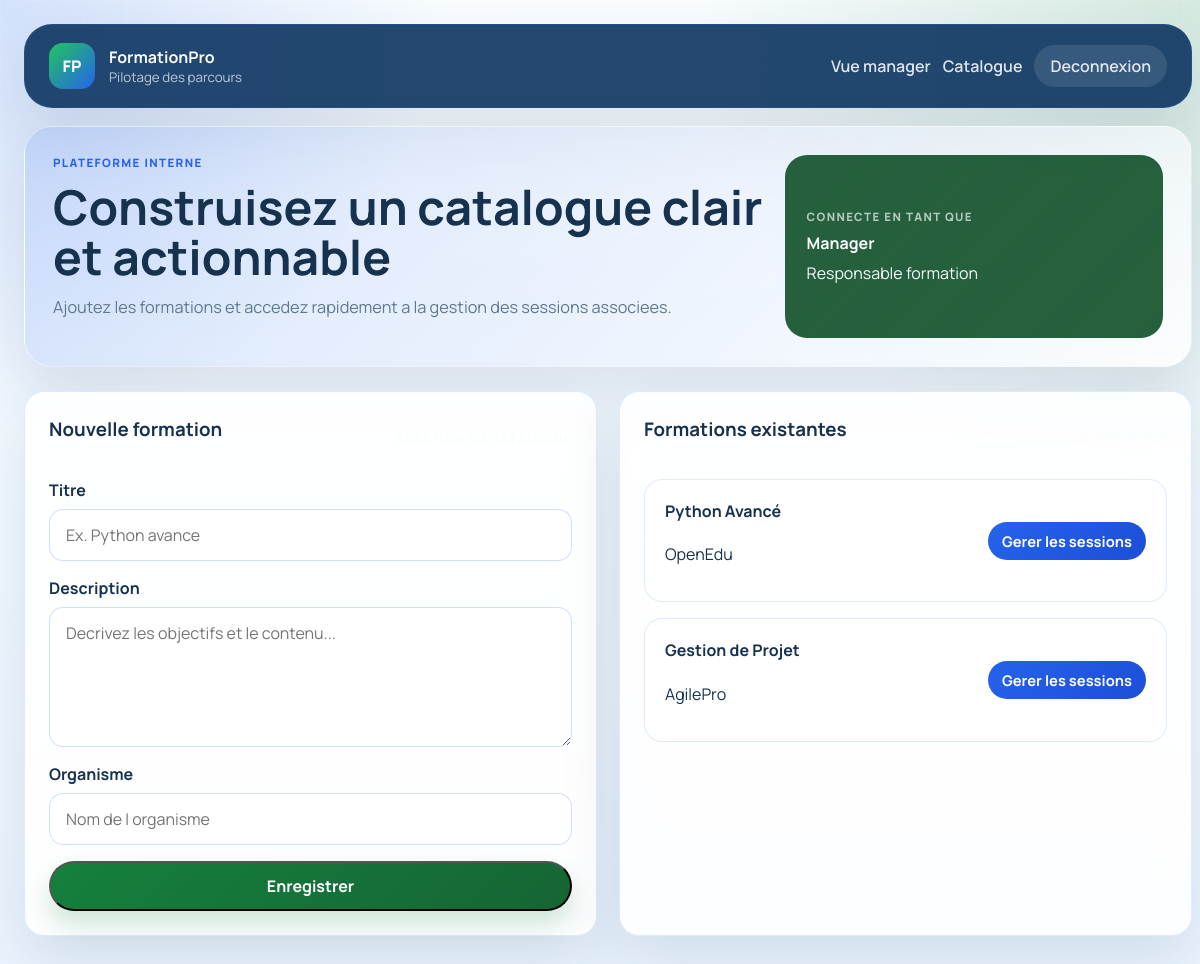
/manager/catalogue (signed in), run on an earlier commit of the app's database.
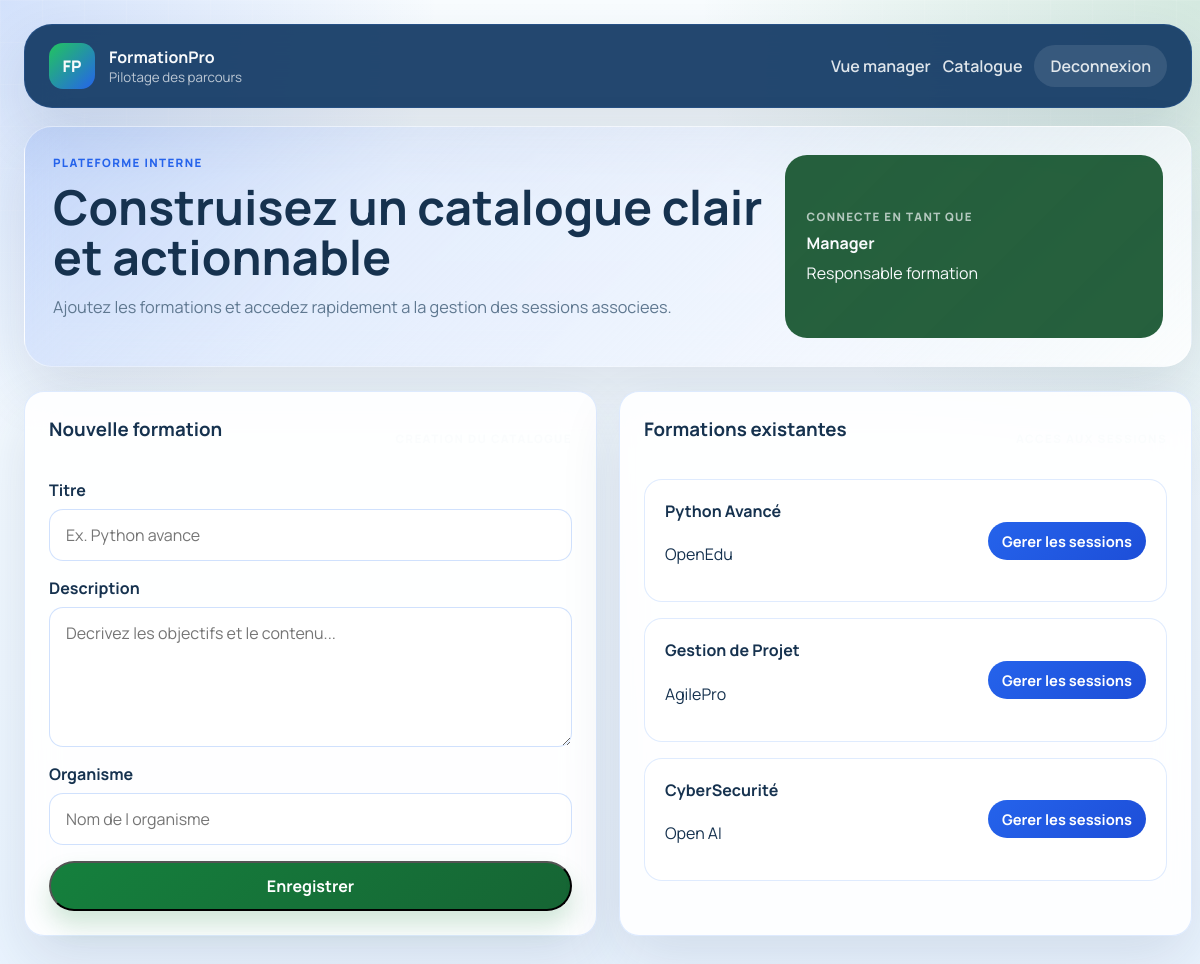
And on a later commit of the database.
### app/models/training.py (models this page shows)
class Training(db.Model):
    __tablename__ = "trainings"
    id = db.Column(db.Integer, primary_key=True)
    titre = db.Column(db.String(200), nullable=False)
    description = db.Column(db.Text, nullable=False)
    organisme = db.Column(db.String(200), nullable=False)
    sessions = db.relationship("Session", back_populates="training", cascade="all, delete-orphan")
    feedbacks = db.relationship("Feedback", back_populates="training", cascade="all, delete-orphan")
    invoices = db.relationship("Invoice", back_populates="training", cascade="all, delete-orphan")
    requests = db.relationship("TrainingRequest", back_populates="training")

### app/routes/manager.py (the view)
@manager_bp.route("/catalogue", methods=["GET", "POST"])
@login_required
@role_required("MANAGER")
def catalogue_manager():
    trainings = Training.query.all()
    form = TrainingForm()
    if form.validate_on_submit():
        training = Training(titre=form.titre.data, description=form.description.data, organisme=form.organisme.data)
        db.session.add(training)
        db.session.commit()
        flash("Formation ajoutee", "success")
        return redirect(url_for("manager.catalogue_manager"))
    return render_template("catalogue_manager.html", trainings=trainings, form=form)

### app/forms/training.py
class TrainingForm(FlaskForm):
    titre = StringField("Titre", validators=[DataRequired(), Length(max=200)])
    description = TextAreaField("Description", validators=[DataRequired()])
    organisme = StringField("Organisme", validators=[DataRequired(), Length(max=200)])
    submit = SubmitField("Enregistrer")

### app/models/user.py (called while the page is built)
@login_manager.user_loader
def load_user(user_id):
    return User.query.get(int(user_id))

### app/utils/security.py (called while the page is built)
def role_required(role):
    def decorator(fn):
        @wraps(fn)
        def wrapper(*args, **kwargs):
            if not current_user.is_authenticated or current_user.role != role:
                abort(403)
            return fn(*args, **kwargs)
        return wrapper
    return decorator

### app/templates/catalogue_manager.html (shortened to what this page needs)
{% extends 'base.html' %}
{% block hero_title %}Construisez un catalogue clair et actionnable{% endblock %}
{% block hero_copy %}Ajoutez les formations et accedez rapidement a la gestion des sessions associees.{% endblock %}
{% block content %}
<div class="content-grid two-columns">
    <section class="panel reveal-on-load">
        <div class="panel-head">
            <h3>Nouvelle formation</h3>
            <span class="panel-kicker">Creation du catalogue</span>
        </div>
        <form method="post" class="stack-md">
            <div class="form-group">
                {{ form.titre.label(class_='form-label') }}
                {{ form.titre(class_='form-control', placeholder='Ex. Python avance') }}
            </div>
            <div class="form-group">
                {{ form.description.label(class_='form-label') }}
                {{ form.description(class_='form-control', rows='5', placeholder='Decrivez les objectifs et le contenu...') }}
            </div>
            <div class="form-group">
                {{ form.organisme.label(class_='form-label') }}
                {{ form.organisme(class_='form-control', placeholder='Nom de l organisme') }}
            </div>
            {{ form.submit(class_='btn btn-primary') }}
        </form>
    </section>
    <section class="panel reveal-on-load">
        <div class="panel-head">
            <h3>Formations existantes</h3>
            <span class="panel-kicker">Acces aux sessions</span>
        </div>
        <div class="stack-md">
            {% for training in trainings %}
            <article class="training-list-card">
                <div>
                    <h4>{{ training.titre }}</h4>
                    <p>{{ training.organisme }}</p>
                </div>
                <a class="btn btn-secondary btn-sm" href="{{ url_for('manager.sessions', training_id=training.id) }}">Gerer les sessions</a>
            </article>
            {% else %}
            <div class="empty-state">Aucune formation enregistree.</div>
            {% endfor %}
        </div>
    </section>
</div>
{% endblock %}

What changed in the data, as far as the page shows it:
added Training: titre "CyberSecurité", organisme "Open AI"
